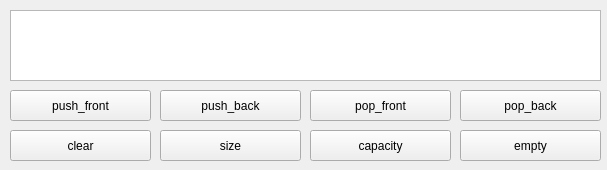
<?xml version="1.0" encoding="UTF-8"?>
<ui version="4.0">
 <class>MainWindow</class>
 <widget class="QMainWindow" name="MainWindow">
  <property name="geometry">
   <rect>
    <x>0</x>
    <y>0</y>
    <width>607</width>
    <height>170</height>
   </rect>
  </property>
  <property name="windowTitle">
   <string>MainWindow</string>
  </property>
  <widget class="QWidget" name="centralwidget">
   <widget class="QTextBrowser" name="textBrowser">
    <property name="geometry">
     <rect>
      <x>10</x>
      <y>10</y>
      <width>591</width>
      <height>71</height>
     </rect>
    </property>
   </widget>
   <widget class="QPushButton" name="pushButton_push_back">
    <property name="geometry">
     <rect>
      <x>160</x>
      <y>90</y>
      <width>141</width>
      <height>31</height>
     </rect>
    </property>
    <property name="text">
     <string>push_back</string>
    </property>
   </widget>
   <widget class="QPushButton" name="pushButton_push_front">
    <property name="geometry">
     <rect>
      <x>10</x>
      <y>90</y>
      <width>141</width>
      <height>31</height>
     </rect>
    </property>
    <property name="text">
     <string>push_front</string>
    </property>
   </widget>
   <widget class="QPushButton" name="pushButton_pop_front">
    <property name="geometry">
     <rect>
      <x>310</x>
      <y>90</y>
      <width>141</width>
      <height>31</height>
     </rect>
    </property>
    <property name="text">
     <string>pop_front</string>
    </property>
   </widget>
   <widget class="QPushButton" name="pushButton_pop_back">
    <property name="geometry">
     <rect>
      <x>460</x>
      <y>90</y>
      <width>141</width>
      <height>31</height>
     </rect>
    </property>
    <property name="text">
     <string>pop_back</string>
    </property>
   </widget>
   <widget class="QPushButton" name="pushButton_clear">
    <property name="geometry">
     <rect>
      <x>10</x>
      <y>130</y>
      <width>141</width>
      <height>31</height>
     </rect>
    </property>
    <property name="text">
     <string>clear</string>
    </property>
   </widget>
   <widget class="QPushButton" name="pushButton_empty">
    <property name="geometry">
     <rect>
      <x>460</x>
      <y>130</y>
      <width>141</width>
      <height>31</height>
     </rect>
    </property>
    <property name="text">
     <string>empty</string>
    </property>
   </widget>
   <widget class="QPushButton" name="pushButton_capacity">
    <property name="geometry">
     <rect>
      <x>310</x>
      <y>130</y>
      <width>141</width>
      <height>31</height>
     </rect>
    </property>
    <property name="text">
     <string>capacity</string>
    </property>
   </widget>
   <widget class="QPushButton" name="pushButton_size">
    <property name="geometry">
     <rect>
      <x>160</x>
      <y>130</y>
      <width>141</width>
      <height>31</height>
     </rect>
    </property>
    <property name="text">
     <string>size</string>
    </property>
   </widget>
  </widget>
 </widget>
 <resources/>
 <connections/>
</ui>
